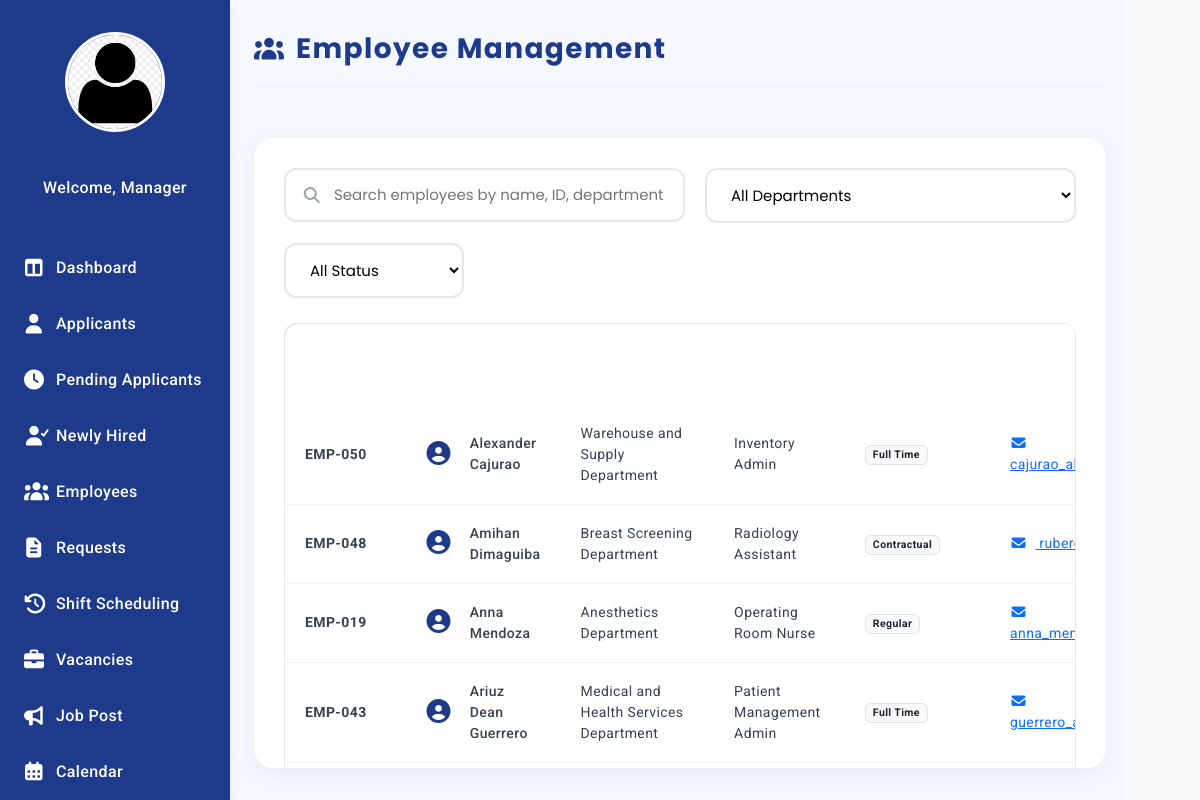
Before: /Manager_Employees.php with the older database file.
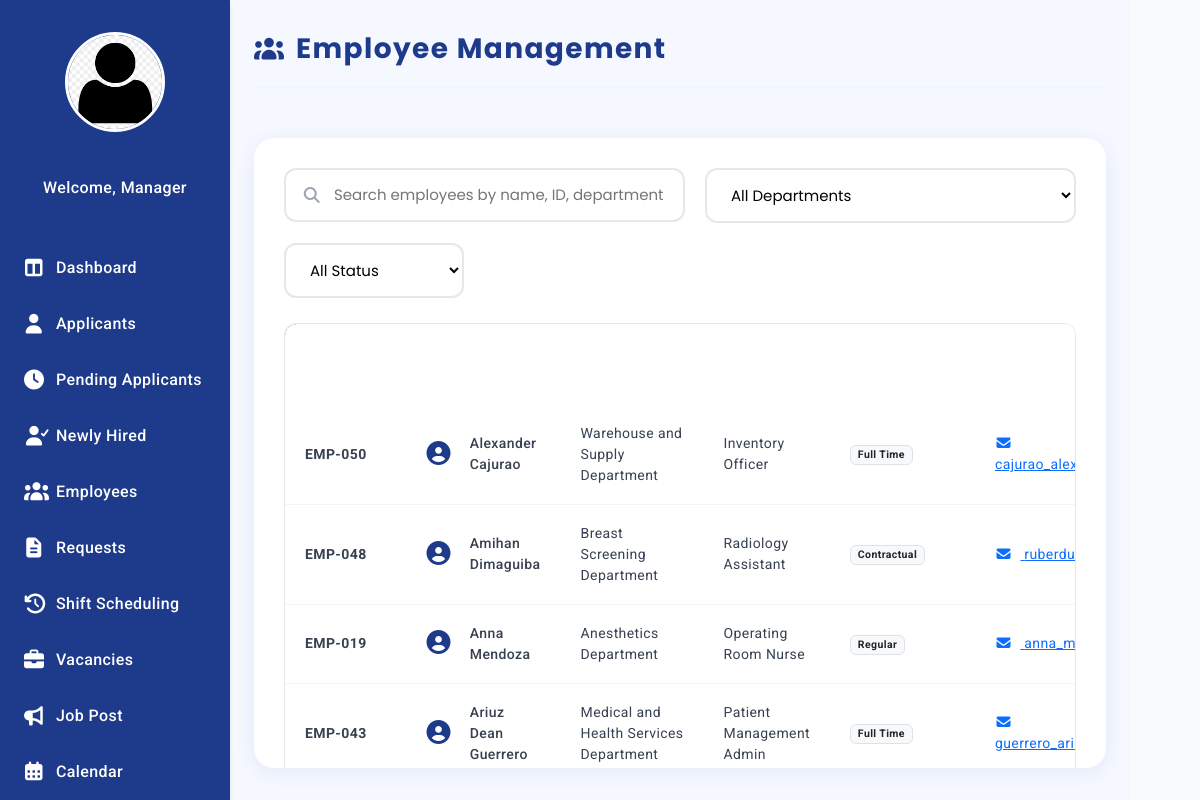
After: the same page with the newer database file.
### tables this page shows
CREATE TABLE `employee` (
  `empID` varchar(100) NOT NULL,
  `fullname` varchar(50) NOT NULL,
  `department` varchar(50) NOT NULL,
  `position` varchar(50) NOT NULL,
  `salary_grade` int(11) DEFAULT NULL,
  `step` varchar(50) DEFAULT NULL,
  `type_name` varchar(50) NOT NULL,
  `shift_type` enum('Fixed','Rotational') DEFAULT 'Rotational',
  `default_shift_id` int(11) DEFAULT NULL,
  `work_hours_per_week` int(11) DEFAULT 40,
  `assigned_by` varchar(100) DEFAULT NULL,
  `email_address` varchar(100) NOT NULL,
  `home_address` varchar(255) NOT NULL,
  `contact_number` varchar(20) NOT NULL,
  `date_of_birth` date DEFAULT NULL,
  `gender` enum('Male','Female') DEFAULT NULL,
  `emergency_contact` varchar(20) DEFAULT NULL,
  `TIN_number` varchar(20) DEFAULT NULL,
  `phil_health_number` varchar(20) DEFAULT NULL,
  `SSS_number` varchar(20) DEFAULT NULL,
  `pagibig_number` varchar(20) DEFAULT NULL,
  `profile_pic` varchar(255) DEFAULT NULL,
  `hired_at` date DEFAULT NULL
);

### Manager_Employees.php (the view, shortened to what the changed rows need)
<?php
require 'admin/db.connect.php';
$menus = [
    "HR Director" => [
        "Dashboard" => "Manager_Dashboard.php",
        "Applicants" => "Manager_Applicants.php",
        "Pending Applicants" => "Manager_PendingApplicants.php",
        "Newly Hired" => "Newly-Hired.php",
        "Employees" => "Manager_Employees.php",
        "Requests" => "Manager_Request.php",
        "Shift Scheduling"  => "Manager_Scheduling.php",
        "Vacancies" => "Manager_Vacancies.php",
        "Job Post" => "Manager-JobPosting.php",
        "Calendar" => "Manager_Calendar.php",
        "Approvals" => "Manager_Approvals.php",
        "Reports" => "Manager_Reports.php",
        "Settings" => "Manager_LeaveSettings.php",
        "Logout" => "Login.php"
    ],
    "HR Manager" => [
        "Dashboard" => "Manager_Dashboard.php",
        "Applicants" => "Manager_Applicants.php",
        "Pending Applicants" => "Manager_PendingApplicants.php",
        "Newly Hired" => "Newly-Hired.php",
        "Employees" => "Manager_Employees.php",
        "Requests" => "Manager_Request.php",
        "Shift Scheduling"  => "Manager_Scheduling.php",
        "Vacancies" => "Manager_Vacancies.php",
        "Job Post" => "Manager-JobPosting.php",
        "Calendar" => "Manager_Calendar.php",
        "Approvals" => "Manager_Approvals.php",
        "Reports" => "Manager_Reports.php",
        "Settings" => "Manager_LeaveSettings.php",
        "Logout" => "Login.php"
    ],
    "Recruitment Manager" => [
        "Dashboard" => "Manager_Dashboard.php",
        "Applicants" => "Manager_Applicants.php",
        "Pending Applicants" => "Manager_PendingApplicants.php",
        "Newly Hired" => "Newly-Hired.php",
        "Vacancies" => "Manager_Vacancies.php",
        "Logout" => "Login.php"
    ],
    "HR Officer" => [
        "Dashboard" => "Manager_Dashboard.php",
        "Applicants" => "Manager_Applicants.php",
        "Pending Applicants" => "Manager_PendingApplicants.php",
        "Newly Hired" => "Newly-Hired.php",
        "Employees" => "Manager_Employees.php",
        "Logout" => "Login.php"
    ],
];
$role = $_SESSION['sub_role'] ?? "HR Manager";
$icons = [
    "Dashboard" => "fa-table-columns",
    "Applicants" => "fa-user",
    "Pending Applicants" => "fa-clock",
    "Newly Hired" => "fa-user-check",
    "Employees" => "fa-users",
    "Requests" => "fa-file-lines",
    "Shift Scheduling" => "fa-clock-rotate-left",
    "Vacancies" => "fa-briefcase",
    "Job Post" => "fa-bullhorn",
    "Calendar" => "fa-calendar-days",
    "Approvals" => "fa-square-check",
    "Reports" => "fa-chart-column",
    "Settings" => "fa-gear",
    "Logout" => "fa-right-from-bracket"
];
$limit = 10;
$page = isset($_GET['page']) ? max(1, (int) $_GET['page']) : 1;
$start = ($page - 1) * $limit;
$employee = [];
$stmt = $conn->prepare("SELECT e.empID, e.fullname, e.department, e.position, e.type_name, e.email_address, u.status FROM employee e LEFT JOIN user u ON u.applicant_employee_id = e.empID ORDER BY e.fullname ASC LIMIT ?, ?");
$stmt->bind_param("ii", $start, $limit);
$stmt->execute();
$result = $stmt->get_result();
while ($row = $result->fetch_assoc()) {
  $employee[] = $row;
}
?>
<!DOCTYPE html>
<html lang="en">
<head>
  <link rel="stylesheet" href="manager-sidebar.css">
  <link href="https://cdn.jsdelivr.net/npm/bootstrap@5.3.3/dist/css/bootstrap.min.css" rel="stylesheet">
  <link rel="stylesheet" href="https://cdnjs.cloudflare.com/ajax/libs/font-awesome/7.0.1/css/all.min.css">
</head>
<body>
  <div class="sidebar">
    <ul class="nav">
      <?php foreach ($menus[$role] as $label => $link): ?>
        <li><a href="<?php echo $link; ?>"><i class="fa-solid <?php echo $icons[$label] ?? 'fa-circle'; ?>"></i><?php echo $label; ?></a></li>
      <?php endforeach; ?>
    </ul>
  </div>
  <div class="main-content">
    <div class="main-content-header">
      <h1><i class="fas fa-users"></i> Employee Management</h1>
    </div>
    <div class="table-container">
      <div class="table-wrapper">
        <div class="table-responsive">
          <table class="table table-hover">
            <thead>
              <tr>
                <th>Employee ID</th>
                <th>Full Name</th>
                <th>Department</th>
                <th>Position</th>
                <th>Employment Type</th>
                <th>Email Address</th>
              </tr>
            </thead>
            <tbody id="employeeTable">
              <?php foreach ($employee as $emp): ?>
                <tr>
                  <td><strong><?php echo htmlspecialchars($emp['empID']); ?></strong></td>
                  <td>
                    <div class="d-flex align-items-center">
                      <div class="me-3">
                        <i class="fas fa-user-circle" style="font-size: 24px; color: var(--primary-blue);"></i>
                      </div>
                      <div>
                        <div class="fw-medium"><?php echo htmlspecialchars($emp['fullname']); ?></div>
                      </div>
                    </div>
                  </td>
                  <td><?php echo htmlspecialchars($emp['department']); ?></td>
                  <td><?php echo htmlspecialchars($emp['position']); ?></td>
                  <td>
                    <span class="badge bg-light text-dark border">
                      <?php echo htmlspecialchars($emp['type_name']); ?>
                    </span>
                  </td>
                  <td>
                    <a href="mailto:<?php echo htmlspecialchars($emp['email_address']); ?>" class="text-primary">
                      <i class="fas fa-envelope me-2"></i>
                      <?php echo htmlspecialchars($emp['email_address']); ?>
                    </a>
                  </td>
                </tr>
              <?php endforeach; ?>
            </tbody>
          </table>
        </div>
      </div>
    </div>
  </div>
</body>
</html>

Changed rows visible on the page:
changed employee "EMP-050": position "Inventory Admin" → "Inventory Officer"
